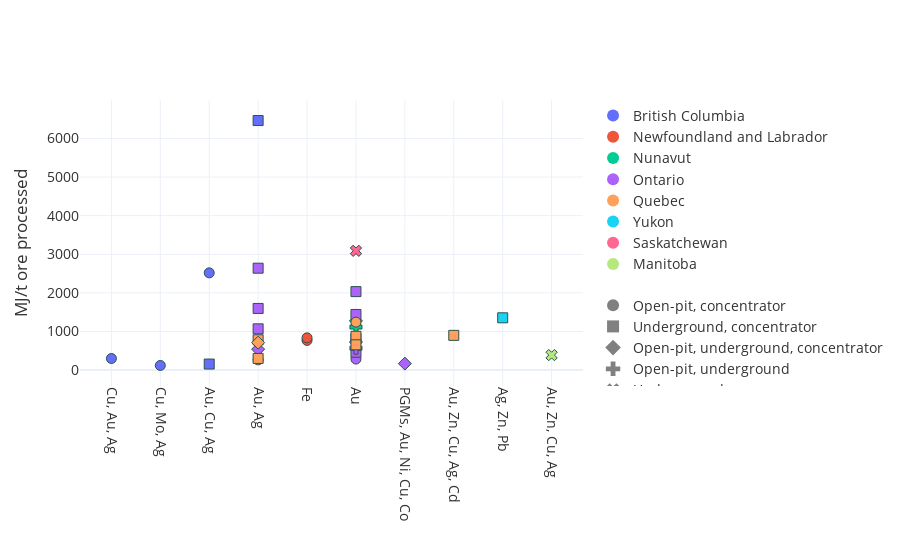

The notebook cell this image was saved under:
### Code cell
fig_nrj_html = plot_2axes_by_commodity(energy_table, x_label=' ', y_label='MJ/t ore processed', export_path='data/Parametrization/nrj.html', export_format='html')

### Figure 1 — Plotly figure (JSON) as saved in the notebook; plotly's stock layout.template omitted (floating-point values rounded to 4 significant figures)
{"data": [{"hovertemplate": "%{text}<br>province: British Columbia<br>mining_processing_type: Open-pit, concentrator<br>energy_MJ: %{y:.2f}<extra></extra>", "marker": {"color": "#636EFA", "line": {"color": "DarkSlateGrey", "width": 1}, "size": 10, "symbol": "circle"}, "mode": "markers", "name": "British Columbia - Open-pit, concentrator", "showlegend": false, "text": ["Copper Mountain (None)", "Gibraltar (None)", "Red Chris (None)"], "x": ["Cu, Au, Ag", "Cu, Mo, Ag", "Au, Cu, Ag"], "y": [300.1, 120.2, 2518.0], "type": "scatter"}, {"hovertemplate": "%{text}<br>province: British Columbia<br>mining_processing_type: Underground, concentrator<br>energy_MJ: %{y:.2f}<extra></extra>", "marker": {"color": "#636EFA", "line": {"color": "DarkSlateGrey", "width": 1}, "size": 10, "symbol": "square"}, "mode": "markers", "name": "British Columbia - Underground, concentrator", "showlegend": false, "text": ["Brucejack (None)", "New Afton (None)"], "x": ["Au, Ag", "Au, Cu, Ag"], "y": [6464.0, 156.1], "type": "scatter"}, {"hovertemplate": "%{text}<br>province: Newfoundland and Labrador<br>mining_processing_type: Open-pit, concentrator<br>energy_MJ: %{y:.2f}<extra></extra>", "marker": {"color": "#EF553B", "line": {"color": "DarkSlateGrey", "width": 1}, "size": 10, "symbol": "circle"}, "mode": "markers", "name": "Newfoundland and Labrador - Open-pit, concentrator", "showlegend": false, "text": ["Scully (None)", "Carol Lake (None)"], "x": ["Fe", "Fe"], "y": [768.5, 834.6], "type": "scatter"}, {"hovertemplate": "%{text}<br>province: Nunavut<br>mining_processing_type: Open-pit, underground, concentrator<br>energy_MJ: %{y:.2f}<extra></extra>", "marker": {"color": "#00CC96", "line": {"color": "DarkSlateGrey", "width": 1}, "size": 10, "symbol": "diamond"}, "mode": "markers", "name": "Nunavut - Open-pit, underground, concentrator", "showlegend": false, "text": ["Meliadine (None)"], "x": ["Au"], "y": [1275.0], "type": "scatter"}, {"hovertemplate": "%{text}<br>province: Nunavut<br>mining_processing_type: Open-pit, underground<br>energy_MJ: %{y:.2f}<extra></extra>", "marker": {"color": "#00CC96", "line": {"color": "DarkSlateGrey", "width": 1}, "size": 10, "symbol": "cross"}, "mode": "markers", "name": "Nunavut - Open-pit, underground", "showlegend": false, "text": ["None (Meadowbank complex)"], "x": ["Au"], "y": [1116.0], "type": "scatter"}, {"hovertemplate": "%{text}<br>province: Ontario<br>mining_processing_type: Open-pit, concentrator<br>energy_MJ: %{y:.2f}<extra></extra>", "marker": {"color": "#AB63FA", "line": {"color": "DarkSlateGrey", "width": 1}, "size": 10, "symbol": "circle"}, "mode": "markers", "name": "Ontario - Open-pit, concentrator", "showlegend": false, "text": ["Detour Lake (None)"], "x": ["Au"], "y": [285.4], "type": "scatter"}, {"hovertemplate": "%{text}<br>province: Ontario<br>mining_processing_type: Underground, concentrator<br>energy_MJ: %{y:.2f}<extra></extra>", "marker": {"color": "#AB63FA", "line": {"color": "DarkSlateGrey", "width": 1}, "size": 10, "symbol": "square"}, "mode": "markers", "name": "Ontario - Underground, concentrator", "showlegend": false, "text": ["Macassa (None)", "Island (None)", "Young-Davidson (None)", "Red Lake (None)", "Eagle River (None)", "Musselwhite (None)", "None (Timmins Operation)"], "x": ["Au, Ag", "Au", "Au", "Au, Ag", "Au", "Au, Ag", "Au"], "y": [2639.0, 1441.0, 462.6, 1597.0, 2033.0, 1069.0, 820.7], "type": "scatter"}, {"hovertemplate": "%{text}<br>province: Ontario<br>mining_processing_type: Open-pit, underground, concentrator<br>energy_MJ: %{y:.2f}<extra></extra>", "marker": {"color": "#AB63FA", "line": {"color": "DarkSlateGrey", "width": 1}, "size": 10, "symbol": "diamond"}, "mode": "markers", "name": "Ontario - Open-pit, underground, concentrator", "showlegend": false, "text": ["Rainy River (None)", "Hemlo (Williams) (None)", "Lac des Iles (None)"], "x": ["Au, Ag", "Au", "PGMs, Au, Ni, Cu, Co"], "y": [541.6, 726.7, 168.1], "type": "scatter"}, {"hovertemplate": "%{text}<br>province: Ontario<br>mining_processing_type: Open-pit, underground<br>energy_MJ: %{y:.2f}<extra></extra>", "marker": {"color": "#AB63FA", "line": {"color": "DarkSlateGrey", "width": 1}, "size": 10, "symbol": "cross"}, "mode": "markers", "name": "Ontario - Open-pit, underground", "showlegend": false, "text": ["None (Porcupine complex)"], "x": ["Au"], "y": [567.4], "type": "scatter"}, {"hovertemplate": "%{text}<br>province: Quebec<br>mining_processing_type: Open-pit, concentrator<br>energy_MJ: %{y:.2f}<extra></extra>", "marker": {"color": "#FFA15A", "line": {"color": "DarkSlateGrey", "width": 1}, "size": 10, "symbol": "circle"}, "mode": "markers", "name": "Quebec - Open-pit, concentrator", "showlegend": false, "text": ["Kiena (None)", "Canadian Malartic (None)"], "x": ["Au", "Au, Ag"], "y": [1242.0, 265.0], "type": "scatter"}, {"hovertemplate": "%{text}<br>province: Quebec<br>mining_processing_type: Underground, concentrator<br>energy_MJ: %{y:.2f}<extra></extra>", "marker": {"color": "#FFA15A", "line": {"color": "DarkSlateGrey", "width": 1}, "size": 10, "symbol": "square"}, "mode": "markers", "name": "Quebec - Underground, concentrator", "showlegend": false, "text": ["Westwood-Doyon (None)", "Éléonore (None)", "Goldex (None)", "LaRonde (None)", "Lamaque (None)"], "x": ["Au, Ag", "Au", "Au, Ag", "Au, Zn, Cu, Ag, Cd", "Au"], "y": [785.3, 876.1, 302.1, 899.9, 655.1], "type": "scatter"}, {"hovertemplate": "%{text}<br>province: Quebec<br>mining_processing_type: Open-pit, underground, concentrator<br>energy_MJ: %{y:.2f}<extra></extra>", "marker": {"color": "#FFA15A", "line": {"color": "DarkSlateGrey", "width": 1}, "size": 10, "symbol": "diamond"}, "mode": "markers", "name": "Quebec - Open-pit, underground, concentrator", "showlegend": false, "text": ["Casa Berardi (None)"], "x": ["Au, Ag"], "y": [711.5], "type": "scatter"}, {"hovertemplate": "%{text}<br>province: Yukon<br>mining_processing_type: Underground, concentrator<br>energy_MJ: %{y:.2f}<extra></extra>", "marker": {"color": "#19D3F3", "line": {"color": "DarkSlateGrey", "width": 1}, "size": 10, "symbol": "square"}, "mode": "markers", "name": "Yukon - Underground, concentrator", "showlegend": false, "text": ["Keno Hill Silver District (None)"], "x": ["Ag, Zn, Pb"], "y": [1354.0], "type": "scatter"}, {"hovertemplate": "%{text}<br>province: Saskatchewan<br>mining_processing_type: Underground<br>energy_MJ: %{y:.2f}<extra></extra>", "marker": {"color": "#FF6692", "line": {"color": "DarkSlateGrey", "width": 1}, "size": 10, "symbol": "x"}, "mode": "markers", "name": "Saskatchewan - Underground", "showlegend": false, "text": ["None (Seabee Gold Operation)"], "x": ["Au"], "y": [3090.0], "type": "scatter"}, {"hovertemplate": "%{text}<br>province: Manitoba<br>mining_processing_type: Underground<br>energy_MJ: %{y:.2f}<extra></extra>", "marker": {"color": "#B6E880", "line": {"color": "DarkSlateGrey", "width": 1}, "size": 10, "symbol": "x"}, "mode": "markers", "name": "Manitoba - Underground", "showlegend": false, "text": ["None (Snow Lake)"], "x": ["Au, Zn, Cu, Ag"], "y": [388.9], "type": "scatter"}, {"legendgroup": "Color", "marker": {"color": "#636EFA", "size": 10, "symbol": "circle"}, "mode": "markers", "name": "British Columbia", "showlegend": true, "x": [null], "y": [null], "type": "scatter"}, {"legendgroup": "Color", "marker": {"color": "#EF553B", "size": 10, "symbol": "circle"}, "mode": "markers", "name": "Newfoundland and Labrador", "showlegend": true, "x": [null], "y": [null], "type": "scatter"}, {"legendgroup": "Color", "marker": {"color": "#00CC96", "size": 10, "symbol": "circle"}, "mode": "markers", "name": "Nunavut", "showlegend": true, "x": [null], "y": [null], "type": "scatter"}, {"legendgroup": "Color", "marker": {"color": "#AB63FA", "size": 10, "symbol": "circle"}, "mode": "markers", "name": "Ontario", "showlegend": true, "x": [null], "y": [null], "type": "scatter"}, {"legendgroup": "Color", "marker": {"color": "#FFA15A", "size": 10, "symbol": "circle"}, "mode": "markers", "name": "Quebec", "showlegend": true, "x": [null], "y": [null], "type": "scatter"}, {"legendgroup": "Color", "marker": {"color": "#19D3F3", "size": 10, "symbol": "circle"}, "mode": "markers", "name": "Yukon", "showlegend": true, "x": [null], "y": [null], "type": "scatter"}, {"legendgroup": "Color", "marker": {"color": "#FF6692", "size": 10, "symbol": "circle"}, "mode": "markers", "name": "Saskatchewan", "showlegend": true, "x": [null], "y": [null], "type": "scatter"}, {"legendgroup": "Color", "marker": {"color": "#B6E880", "size": 10, "symbol": "circle"}, "mode": "markers", "name": "Manitoba", "showlegend": true, "x": [null], "y": [null], "type": "scatter"}, {"legendgroup": "Symbol", "marker": {"color": "grey", "size": 10, "symbol": "circle"}, "mode": "markers", "name": "Open-pit, concentrator", "showlegend": true, "x": [null], "y": [null], "type": "scatter"}, {"legendgroup": "Symbol", "marker": {"color": "grey", "size": 10, "symbol": "square"}, "mode": "markers", "name": "Underground, concentrator", "showlegend": true, "x": [null], "y": [null], "type": "scatter"}, {"legendgroup": "Symbol", "marker": {"color": "grey", "size": 10, "symbol": "diamond"}, "mode": "markers", "name": "Open-pit, underground, concentrator", "showlegend": true, "x": [null], "y": [null], "type": "scatter"}, {"legendgroup": "Symbol", "marker": {"color": "grey", "size": 10, "symbol": "cross"}, "mode": "markers", "name": "Open-pit, underground", "showlegend": true, "x": [null], "y": [null], "type": "scatter"}, {"legendgroup": "Symbol", "marker": {"color": "grey", "size": 10, "symbol": "x"}, "mode": "markers", "name": "Underground", "showlegend": true, "x": [null], "y": [null], "type": "scatter"}], "layout": {"font": {"color": "#333333", "size": 14}, "xaxis": {"title": {"text": " "}, "tickangle": 90}, "legend": {"tracegroupgap": 20, "itemsizing": "constant"}, "yaxis": {"title": {"text": "MJ/t ore processed"}}}}
